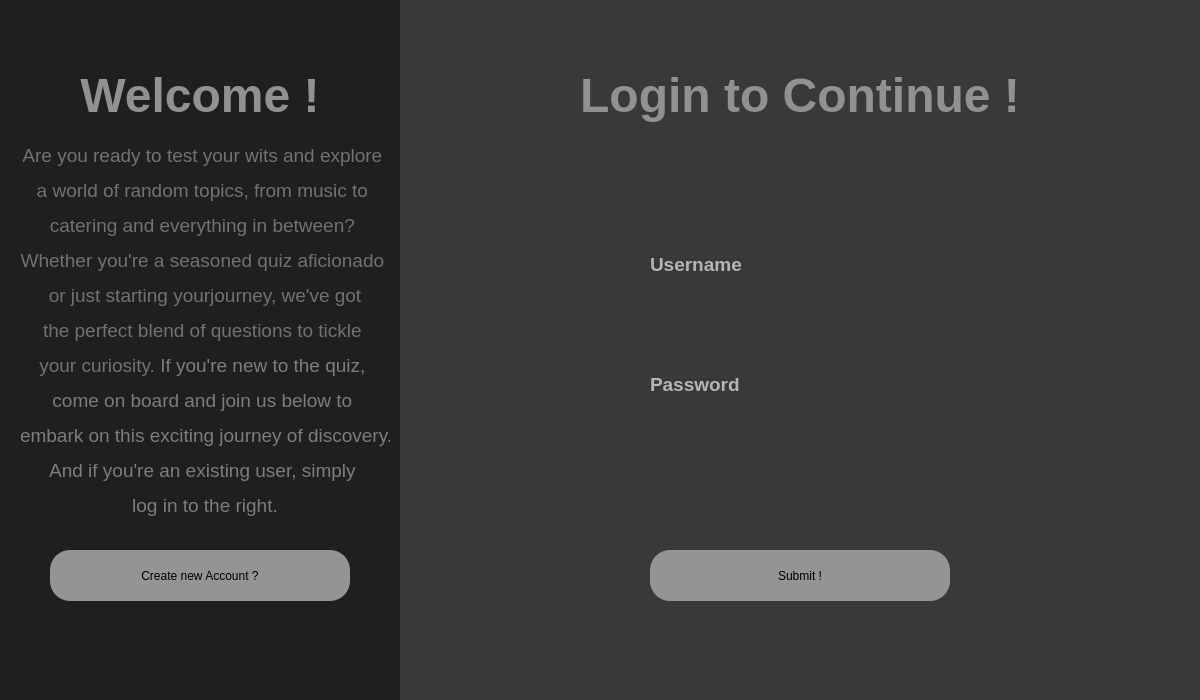
<?xml version="1.0" encoding="UTF-8"?>
<ui version="4.0">
 <class>Dialog</class>
 <widget class="QDialog" name="Dialog">
  <property name="geometry">
   <rect>
    <x>0</x>
    <y>0</y>
    <width>1200</width>
    <height>700</height>
   </rect>
  </property>
  <property name="windowTitle">
   <string>Dialog</string>
  </property>
  <widget class="QWidget" name="Sidebar" native="true">
   <property name="geometry">
    <rect>
     <x>0</x>
     <y>0</y>
     <width>400</width>
     <height>700</height>
    </rect>
   </property>
   <property name="styleSheet">
    <string notr="true">background-color: rgb(31, 31, 31);</string>
   </property>
   <widget class="QLabel" name="WELCOME">
    <property name="geometry">
     <rect>
      <x>0</x>
      <y>50</y>
      <width>400</width>
      <height>91</height>
     </rect>
    </property>
    <property name="styleSheet">
     <string notr="true"/>
    </property>
    <property name="text">
     <string>&lt;html&gt;&lt;head/&gt;&lt;body&gt;&lt;p align=&quot;center&quot;&gt;&lt;span style=&quot; font-size:36pt; font-weight:600; color:#919191;&quot;&gt;Welcome !&lt;/span&gt;&lt;/p&gt;&lt;/body&gt;&lt;/html&gt;</string>
    </property>
   </widget>
   <widget class="QLabel" name="label">
    <property name="geometry">
     <rect>
      <x>20</x>
      <y>140</y>
      <width>370</width>
      <height>381</height>
     </rect>
    </property>
    <property name="text">
     <string>&lt;html&gt;&lt;head/&gt;&lt;body&gt;&lt;p align=&quot;center&quot;&gt;&lt;span style=&quot; font-size:14pt; color:#717171;&quot;&gt;Are you ready to test your wits and explore &lt;/span&gt;&lt;/p&gt;&lt;p align=&quot;center&quot;&gt;&lt;span style=&quot; font-size:14pt; color:#717171;&quot;&gt;a world of random topics, from music to &lt;/span&gt;&lt;/p&gt;&lt;p align=&quot;center&quot;&gt;&lt;span style=&quot; font-size:14pt; color:#717171;&quot;&gt;catering and everything in between? &lt;/span&gt;&lt;/p&gt;&lt;p align=&quot;center&quot;&gt;&lt;span style=&quot; font-size:14pt; color:#717171;&quot;&gt;Whether you're a seasoned quiz aficionado &lt;/span&gt;&lt;/p&gt;&lt;p align=&quot;center&quot;&gt;&lt;span style=&quot; font-size:14pt; color:#717171;&quot;&gt;or just starting yourjourney, we've got&lt;/span&gt;&lt;/p&gt;&lt;p align=&quot;center&quot;&gt;&lt;span style=&quot; font-size:14pt; color:#717171;&quot;&gt;the perfect blend of questions to tickle &lt;/span&gt;&lt;/p&gt;&lt;p align=&quot;center&quot;&gt;&lt;span style=&quot; font-size:14pt; color:#717171;&quot;&gt;your curiosity. &lt;/span&gt;&lt;span style=&quot; font-size:14pt; color:#7c7c7c;&quot;&gt;If you're new to the quiz, &lt;/span&gt;&lt;/p&gt;&lt;p align=&quot;center&quot;&gt;&lt;span style=&quot; font-size:14pt; color:#7c7c7c;&quot;&gt;come on board and join us below to &lt;/span&gt;&lt;/p&gt;&lt;p align=&quot;center&quot;&gt;&lt;span style=&quot; font-size:14pt; color:#7c7c7c;&quot;&gt;embark on this exciting journey of discovery.&lt;/span&gt;&lt;/p&gt;&lt;p align=&quot;center&quot;&gt;&lt;span style=&quot; font-size:14pt; color:#7c7c7c;&quot;&gt; And if you're an existing user, simply &lt;/span&gt;&lt;/p&gt;&lt;p align=&quot;center&quot;&gt;&lt;span style=&quot; font-size:14pt; color:#7c7c7c;&quot;&gt;log in to the right.&lt;/span&gt;&lt;/p&gt;&lt;/body&gt;&lt;/html&gt;</string>
    </property>
   </widget>
   <widget class="QPushButton" name="btn_newacc">
    <property name="geometry">
     <rect>
      <x>50</x>
      <y>550</y>
      <width>300</width>
      <height>51</height>
     </rect>
    </property>
    <property name="sizePolicy">
     <sizepolicy hsizetype="Fixed" vsizetype="Fixed">
      <horstretch>0</horstretch>
      <verstretch>0</verstretch>
     </sizepolicy>
    </property>
    <property name="cursor">
     <cursorShape>PointingHandCursor</cursorShape>
    </property>
    <property name="styleSheet">
     <string notr="true">QPushButton {

background-color: rgb(148, 148, 148);
border-radius:20px;
font: 15pt &quot;MS Shell Dlg 2&quot;;

}

QPushButton::hover {

	background-color: rgb(213, 213, 213);

}


QPushButton::pressed {

	background-color: rgb(150, 150, 150);

}


</string>
    </property>
    <property name="text">
     <string>Create new Account ?</string>
    </property>
    <property name="autoDefault">
     <bool>true</bool>
    </property>
   </widget>
  </widget>
  <widget class="QWidget" name="Mainbar" native="true">
   <property name="geometry">
    <rect>
     <x>400</x>
     <y>0</y>
     <width>800</width>
     <height>700</height>
    </rect>
   </property>
   <property name="sizePolicy">
    <sizepolicy hsizetype="Fixed" vsizetype="Fixed">
     <horstretch>0</horstretch>
     <verstretch>0</verstretch>
    </sizepolicy>
   </property>
   <property name="styleSheet">
    <string notr="true">background-color: rgb(57, 57, 57);</string>
   </property>
   <widget class="QLineEdit" name="txt_uname">
    <property name="geometry">
     <rect>
      <x>250</x>
      <y>280</y>
      <width>300</width>
      <height>50</height>
     </rect>
    </property>
    <property name="sizePolicy">
     <sizepolicy hsizetype="Fixed" vsizetype="Fixed">
      <horstretch>0</horstretch>
      <verstretch>0</verstretch>
     </sizepolicy>
    </property>
    <property name="styleSheet">
     <string notr="true">background-color:rgba(0,0,0,0);
selection-color: rgb(195, 195, 195);

font: 12pt &quot;MS Shell Dlg 2&quot;;</string>
    </property>
    <property name="text">
     <string/>
    </property>
   </widget>
   <widget class="QLineEdit" name="txt_pass">
    <property name="geometry">
     <rect>
      <x>250</x>
      <y>400</y>
      <width>300</width>
      <height>50</height>
     </rect>
    </property>
    <property name="sizePolicy">
     <sizepolicy hsizetype="Fixed" vsizetype="Fixed">
      <horstretch>0</horstretch>
      <verstretch>0</verstretch>
     </sizepolicy>
    </property>
    <property name="styleSheet">
     <string notr="true">background-color:rgba(0,0,0,0);
border-bottom-color: rgb(255, 255, 255);
font: 12pt &quot;MS Shell Dlg 2&quot;;</string>
    </property>
    <property name="echoMode">
     <enum>QLineEdit::Password</enum>
    </property>
    <property name="placeholderText">
     <string/>
    </property>
   </widget>
   <widget class="QPushButton" name="btn_Submit">
    <property name="geometry">
     <rect>
      <x>250</x>
      <y>550</y>
      <width>300</width>
      <height>51</height>
     </rect>
    </property>
    <property name="sizePolicy">
     <sizepolicy hsizetype="Fixed" vsizetype="Fixed">
      <horstretch>0</horstretch>
      <verstretch>0</verstretch>
     </sizepolicy>
    </property>
    <property name="cursor">
     <cursorShape>PointingHandCursor</cursorShape>
    </property>
    <property name="styleSheet">
     <string notr="true">QPushButton {

background-color: rgb(148, 148, 148);
border-radius:20px;
font: 15pt &quot;MS Shell Dlg 2&quot;;

}

QPushButton::hover {

	background-color: rgb(213, 213, 213);

}


QPushButton::pressed {

	background-color: rgb(150, 150, 150);

}


</string>
    </property>
    <property name="text">
     <string>Submit !</string>
    </property>
    <property name="autoDefault">
     <bool>true</bool>
    </property>
   </widget>
   <widget class="QLabel" name="LOGIN">
    <property name="geometry">
     <rect>
      <x>0</x>
      <y>50</y>
      <width>800</width>
      <height>91</height>
     </rect>
    </property>
    <property name="styleSheet">
     <string notr="true"/>
    </property>
    <property name="text">
     <string>&lt;html&gt;&lt;head/&gt;&lt;body&gt;&lt;p align=&quot;center&quot;&gt;&lt;span style=&quot; font-size:36pt; font-weight:600; color:#919191;&quot;&gt;Login to Continue !&lt;/span&gt;&lt;/p&gt;&lt;/body&gt;&lt;/html&gt;</string>
    </property>
   </widget>
   <widget class="QLabel" name="l_uname">
    <property name="geometry">
     <rect>
      <x>250</x>
      <y>250</y>
      <width>100</width>
      <height>30</height>
     </rect>
    </property>
    <property name="sizePolicy">
     <sizepolicy hsizetype="Fixed" vsizetype="Fixed">
      <horstretch>0</horstretch>
      <verstretch>0</verstretch>
     </sizepolicy>
    </property>
    <property name="text">
     <string>&lt;html&gt;&lt;head/&gt;&lt;body&gt;&lt;p&gt;&lt;span style=&quot; font-size:14pt; font-weight:600; color:#b4b4b4;&quot;&gt;Username&lt;/span&gt;&lt;/p&gt;&lt;/body&gt;&lt;/html&gt;</string>
    </property>
   </widget>
   <widget class="QLabel" name="l_pass">
    <property name="geometry">
     <rect>
      <x>250</x>
      <y>370</y>
      <width>100</width>
      <height>30</height>
     </rect>
    </property>
    <property name="sizePolicy">
     <sizepolicy hsizetype="Fixed" vsizetype="Fixed">
      <horstretch>0</horstretch>
      <verstretch>0</verstretch>
     </sizepolicy>
    </property>
    <property name="text">
     <string>&lt;html&gt;&lt;head/&gt;&lt;body&gt;&lt;p&gt;&lt;span style=&quot; font-size:14pt; font-weight:600; color:#b4b4b4;&quot;&gt;Password&lt;/span&gt;&lt;/p&gt;&lt;/body&gt;&lt;/html&gt;</string>
    </property>
   </widget>
  </widget>
 </widget>
 <resources/>
 <connections/>
</ui>
